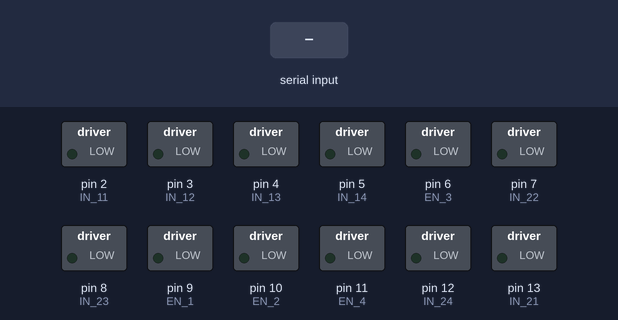
This sketch was run on a simulated Arduino Uno, built with avr-gcc and run on an emulated ATmega328P. On the bench: switched loads named in the sketch (green lamp = pin HIGH). The test bench sets the inputs (shaded band).

Above: at 1.2 s.
1.3 s: "B" received over Serial
At 2.1 s:
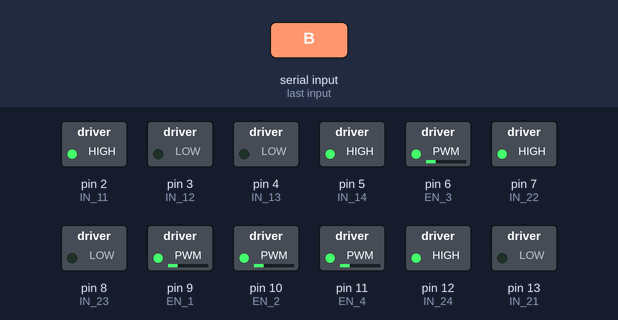
2.8 s: byte 72 ('H') received over Serial
At 3.2 s:
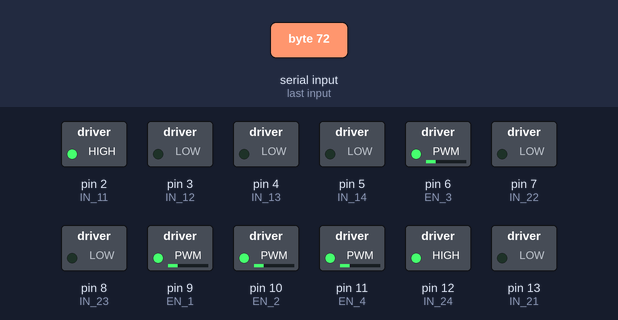
4.3 s: byte 74 ('J') received over Serial
At 5.5 s:
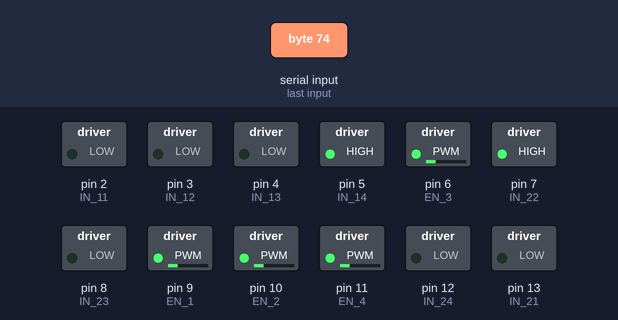
5.8 s: "F" received over Serial
At 6.7 s:
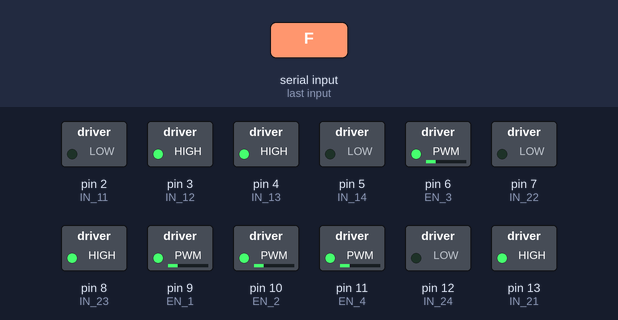
7.3 s: "A" received over Serial
At 7.9 s:
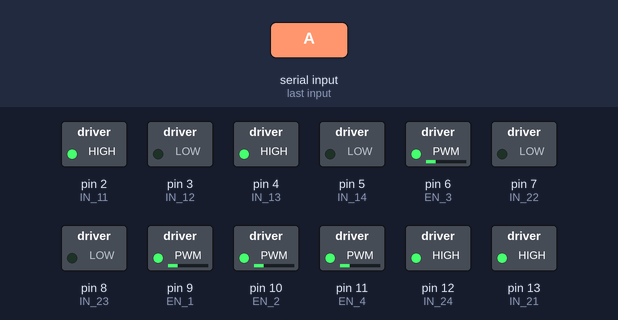
8.8 s: "W" received over Serial
At 10.2 s:
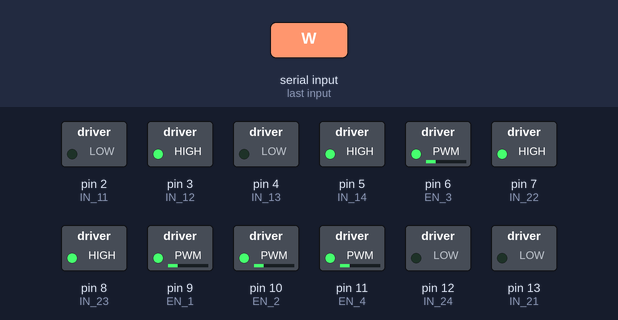
Timing chart, 0 to 11.3 s (numbered marks = the images above; inputs shaded):
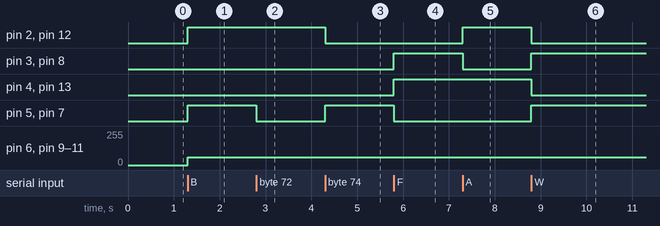

Measured:
- after the input at 1.3 s, pin 2 (IN_11), pin 5 (IN_14), pin 7 (IN_22), pin 12 (IN_24): LOW → HIGH at once; pin 6 (EN_3), pin 9 (EN_1), pin 10 (EN_2), pin 11 (EN_4): 0/255 → 60/255 at once
- after the input at 2.8 s, pin 5 (IN_14), pin 7 (IN_22): HIGH → LOW at once
- after the input at 4.3 s, pin 2 (IN_11), pin 12 (IN_24): HIGH → LOW at once; pin 5 (IN_14), pin 7 (IN_22): LOW → HIGH at once
- after the input at 5.8 s, pin 3 (IN_12), pin 4 (IN_13), pin 8 (IN_23), pin 13 (IN_21): LOW → HIGH at once; pin 5 (IN_14), pin 7 (IN_22): HIGH → LOW at once
- after the input at 7.3 s, pin 2 (IN_11), pin 12 (IN_24): LOW → HIGH at once; pin 3 (IN_12), pin 8 (IN_23): HIGH → LOW at once
- after the input at 8.8 s, pin 2 (IN_11), pin 4 (IN_13), pin 12 (IN_24), pin 13 (IN_21): HIGH → LOW at once; pin 3 (IN_12), pin 5 (IN_14), pin 7 (IN_22), pin 8 (IN_23): LOW → HIGH at once

The sketch:

che_b2_7.ino
```cpp
// MECANUM WHEELS ROBOT
// ROBOT LK
// Define the motor control pins based on your setup
#define IN_11 2  // L298N #1, IN4 for IN4 for Back Left motor
#define IN_12 3  // L298N #1, IN3 for IN3 for Back Left motor
#define IN_13 4  // L298N #1, IN2 for Back Right motor
#define IN_14 5  // L298N #1, IN1 for Back Right motor
#define EN_1 9   // Enable pin for L298N #1 (Back motors)
#define EN_2 10  // Enable pin for L298N #1 (Back motors)

#define IN_21 13  // L298N #2, IN4 for Front Right motor
#define IN_22 7   // L298N #2, IN3 for Front Right motor
#define IN_23 8   // L298N #2, IN2 for Front Left motor
#define IN_24 12  // L298N #2, IN1 for Front Left motor
#define EN_3 6    // Enable pin for L298N #2 (Front motors)
#define EN_4 11   // Enable pin for L298N #2 (Front motors)

int command;  // Int to store app command state.
boolean state = 1;
void stopRobot() {
  digitalWrite(IN_11, LOW);
  digitalWrite(IN_12, LOW);
  digitalWrite(IN_13, LOW);
  digitalWrite(IN_14, LOW);
  digitalWrite(IN_24, LOW);
  digitalWrite(IN_23, LOW);
  digitalWrite(IN_22, LOW);
  digitalWrite(IN_21, LOW);
  analogWrite(EN_1, 0);
  analogWrite(EN_2, 0);
  analogWrite(EN_3, 0);
  analogWrite(EN_4, 0);
}
void back() {
  digitalWrite(IN_11, HIGH);
  digitalWrite(IN_12, LOW);
  digitalWrite(IN_13, LOW);
  digitalWrite(IN_14, HIGH);
  digitalWrite(IN_24, HIGH);
  digitalWrite(IN_23, LOW);
  digitalWrite(IN_22, HIGH);
  digitalWrite(IN_21, LOW);
  analogWrite(EN_1, 60);
  analogWrite(EN_2, 60);
  analogWrite(EN_3, 60);
  analogWrite(EN_4, 60);
}
void forward() {
  digitalWrite(IN_11, LOW);
  digitalWrite(IN_12, HIGH);
  digitalWrite(IN_13, HIGH);
  digitalWrite(IN_14, LOW);
  digitalWrite(IN_24, LOW);
  digitalWrite(IN_23, HIGH);
  digitalWrite(IN_22, LOW);
  digitalWrite(IN_21, HIGH);
  analogWrite(EN_1, 60);
  analogWrite(EN_2, 60);
  analogWrite(EN_3, 60);
  analogWrite(EN_4, 60);
}
void left() {
  digitalWrite(IN_11, HIGH);
  digitalWrite(IN_12, LOW);
  digitalWrite(IN_13, HIGH);
  digitalWrite(IN_14, LOW);
  digitalWrite(IN_24, LOW);
  digitalWrite(IN_23, HIGH);
  digitalWrite(IN_22, HIGH);
  digitalWrite(IN_21, LOW);
  analogWrite(EN_1, 60);
  analogWrite(EN_2, 60);
  analogWrite(EN_3, 60);
  analogWrite(EN_4, 60);
}
void right() {
  digitalWrite(IN_11, LOW);
  digitalWrite(IN_12, HIGH);
  digitalWrite(IN_13, LOW);
  digitalWrite(IN_14, HIGH);
  digitalWrite(IN_24, HIGH);
  digitalWrite(IN_23, LOW);
  digitalWrite(IN_22, LOW);
  digitalWrite(IN_21, HIGH);
  analogWrite(EN_1, 60);
  analogWrite(EN_2, 60);
  analogWrite(EN_3, 60);
  analogWrite(EN_4, 60);
}
void superleft() {
  digitalWrite(IN_11, LOW);
  digitalWrite(IN_12, HIGH);
  digitalWrite(IN_13, LOW);
  digitalWrite(IN_14, HIGH);
  digitalWrite(IN_24, LOW);
  digitalWrite(IN_23, HIGH);
  digitalWrite(IN_22, HIGH);
  digitalWrite(IN_21, LOW);
  analogWrite(EN_1, 60);
  analogWrite(EN_2, 60);
  analogWrite(EN_3, 60);
  analogWrite(EN_4, 60);
}
void superright() {
  digitalWrite(IN_11, HIGH);
  digitalWrite(IN_12, LOW);
  digitalWrite(IN_13, HIGH);
  digitalWrite(IN_14, LOW);
  digitalWrite(IN_24, HIGH);
  digitalWrite(IN_23, LOW);
  digitalWrite(IN_22, LOW);
  digitalWrite(IN_21, HIGH);
  analogWrite(EN_1, 60);
  analogWrite(EN_2, 60);
  analogWrite(EN_3, 60);
  analogWrite(EN_4, 60);
}
void forwardright() {
  digitalWrite(IN_11, LOW);
  digitalWrite(IN_12, LOW);
  digitalWrite(IN_13, HIGH);
  digitalWrite(IN_14, LOW);
  digitalWrite(IN_24, LOW);
  digitalWrite(IN_23, LOW);
  digitalWrite(IN_22, LOW);
  digitalWrite(IN_21, HIGH);
  analogWrite(EN_1, 60);
  analogWrite(EN_2, 60);
  analogWrite(EN_3, 60);
  analogWrite(EN_4, 60);
}
void forwardleft() {
  digitalWrite(IN_11, LOW);
  digitalWrite(IN_12, HIGH);
  digitalWrite(IN_13, LOW);
  digitalWrite(IN_14, LOW);
  digitalWrite(IN_24, LOW);
  digitalWrite(IN_23, HIGH);
  digitalWrite(IN_22, LOW);
  digitalWrite(IN_21, LOW);
  analogWrite(EN_1, 60);
  analogWrite(EN_2, 60);
  analogWrite(EN_3, 60);
  analogWrite(EN_4, 60);
}
void backleft() {
  digitalWrite(IN_11, LOW);
  digitalWrite(IN_12, LOW);
  digitalWrite(IN_13, LOW);
  digitalWrite(IN_14, HIGH);
  digitalWrite(IN_24, LOW);
  digitalWrite(IN_23, LOW);
  digitalWrite(IN_22, HIGH);
  digitalWrite(IN_21, LOW);
  analogWrite(EN_1, 60);
  analogWrite(EN_2, 60);
  analogWrite(EN_3, 60);
  analogWrite(EN_4, 60);
}
void backright() {
  digitalWrite(IN_11, HIGH);
  digitalWrite(IN_12, LOW);
  digitalWrite(IN_13, LOW);
  digitalWrite(IN_14, LOW);
  digitalWrite(IN_24, HIGH);
  digitalWrite(IN_23, LOW);
  digitalWrite(IN_22, LOW);
  digitalWrite(IN_21, LOW);
  analogWrite(EN_1, 60);
  analogWrite(EN_2, 60);
  analogWrite(EN_3, 60);
  analogWrite(EN_4, 60);
}
void setup() {
  Serial.begin(9600);
  pinMode(IN_11, OUTPUT);
  pinMode(IN_12, OUTPUT);
  pinMode(IN_13, OUTPUT);
  pinMode(IN_14, OUTPUT);
  pinMode(IN_21, OUTPUT);
  pinMode(IN_22, OUTPUT);
  pinMode(IN_23, OUTPUT);
  pinMode(IN_24, OUTPUT);
  pinMode(EN_1, OUTPUT);
  pinMode(EN_2, OUTPUT);
  pinMode(EN_3, OUTPUT);
  pinMode(EN_4, OUTPUT);
}
void loop() {
  if (Serial.available()) {
    command = Serial.read();
    if (command == 'X') {
      state = 1;
    } else if (command == 'x') {
      state = 0;
    }
    if (command == 'B') {
      back();
    } else if (command == 'F') {
      forward();
    } else if (command == 'A' && state == 1) {
      superright();
    } else if (command == 'W' && state == 1) {
      superleft();
    } else if (command == 'R' && state == 1) {
      right();
    } else if (command == 'L' && state == 1) {
      left();
    } else if (command == 'G') {
      forwardleft();
    } else if (command == 'I') {
      forwardright();
    } else if (command == 'H') {
      backright();
    } else if (command == 'J') {
      backleft();
    } else {
      stopRobot();
    }
  }
}
```
